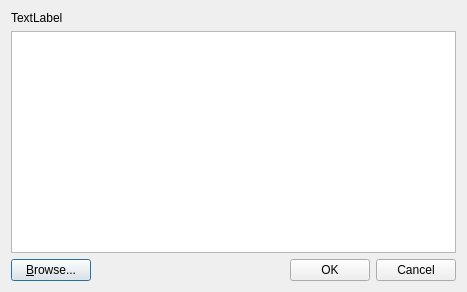
<?xml version="1.0" encoding="UTF-8"?>
<ui version="4.0">
 <class>SelectGitCommandDialog</class>
 <widget class="QDialog" name="SelectGitCommandDialog">
  <property name="geometry">
   <rect>
    <x>0</x>
    <y>0</y>
    <width>467</width>
    <height>292</height>
   </rect>
  </property>
  <property name="windowTitle">
   <string>Select git command</string>
  </property>
  <layout class="QVBoxLayout" name="verticalLayout">
   <item>
    <widget class="QLabel" name="label">
     <property name="text">
      <string>TextLabel</string>
     </property>
    </widget>
   </item>
   <item>
    <widget class="QListWidget" name="listWidget"/>
   </item>
   <item>
    <layout class="QHBoxLayout" name="horizontalLayout">
     <item>
      <widget class="QPushButton" name="pushButton_browse">
       <property name="text">
        <string>&amp;Browse...</string>
       </property>
      </widget>
     </item>
     <item>
      <spacer name="horizontalSpacer">
       <property name="orientation">
        <enum>Qt::Horizontal</enum>
       </property>
       <property name="sizeHint" stdset="0">
        <size>
         <width>40</width>
         <height>20</height>
        </size>
       </property>
      </spacer>
     </item>
     <item>
      <widget class="QPushButton" name="pushButton">
       <property name="text">
        <string>OK</string>
       </property>
      </widget>
     </item>
     <item>
      <widget class="QPushButton" name="pushButton_2">
       <property name="text">
        <string>Cancel</string>
       </property>
      </widget>
     </item>
    </layout>
   </item>
  </layout>
 </widget>
 <tabstops>
  <tabstop>listWidget</tabstop>
  <tabstop>pushButton_browse</tabstop>
  <tabstop>pushButton</tabstop>
  <tabstop>pushButton_2</tabstop>
 </tabstops>
 <resources/>
 <connections>
  <connection>
   <sender>pushButton</sender>
   <signal>clicked()</signal>
   <receiver>SelectGitCommandDialog</receiver>
   <slot>accept()</slot>
   <hints>
    <hint type="sourcelabel">
     <x>318</x>
     <y>268</y>
    </hint>
    <hint type="destinationlabel">
     <x>292</x>
     <y>268</y>
    </hint>
   </hints>
  </connection>
  <connection>
   <sender>pushButton_2</sender>
   <signal>clicked()</signal>
   <receiver>SelectGitCommandDialog</receiver>
   <slot>reject()</slot>
   <hints>
    <hint type="sourcelabel">
     <x>394</x>
     <y>271</y>
    </hint>
    <hint type="destinationlabel">
     <x>376</x>
     <y>270</y>
    </hint>
   </hints>
  </connection>
 </connections>
</ui>
